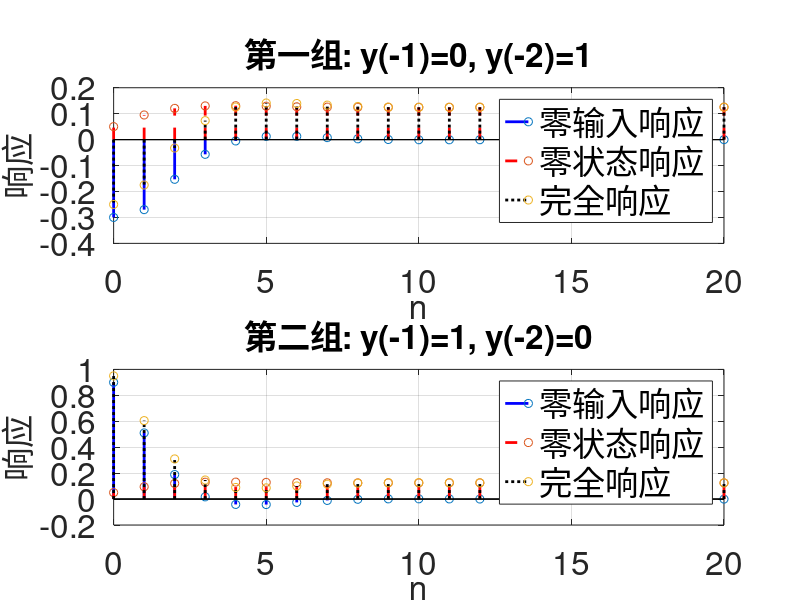

MATLAB code for this plot:
clear;
close all;
clc;


% ex07_03.m  |  例7.3 · 零输入／零状态／完全响应  |  AI 生成，已校验，R2023b
% 离散系统零输入、零状态与完全响应的计算和对比
clear; close all;

% 系统系数
b = 0.05;                % 分子系数
a = [1, -0.9, 0.3];      % 分母系数 a(1)=1

% 时间索引 n = 0,1,...,20
n = 0:20;
N = length(n);
x = ones(1, N);          % 单位阶跃激励

% ---------- 第一组初始条件 y(-1)=0, y(-2)=1 ----------
Y1 = [0, 1];                     % 初始输出条件 [y(-1), y(-2)]
zi1 = filtic(b, a, Y1);          % 由初始条件得到的等效初始状态

y_zi1 = filter(b, a, zeros(1,N), zi1);   % 零输入响应
y_zs1 = filter(b, a, x);                 % 零状态响应（初始状态为0）
y_full1 = filter(b, a, x, zi1);          % 完全响应

% 验证线性叠加性质
err1 = max(abs(y_zi1 + y_zs1 - y_full1));
disp(['第一组零输入+零状态与完全响应之差的最大值：', num2str(err1)]);

% ---------- 第二组初始条件 y(-1)=1, y(-2)=0 ----------
Y2 = [1, 0];
zi2 = filtic(b, a, Y2);

y_zi2 = filter(b, a, zeros(1,N), zi2);
y_zs2 = filter(b, a, x);                 % 零状态响应（与第一组相同）
y_full2 = filter(b, a, x, zi2);

err2 = max(abs(y_zi2 + y_zs2 - y_full2));
disp(['第二组零输入+零状态与完全响应之差的最大值：', num2str(err2)]);

% ----------------- 绘图对比 -----------------
figure('Position', [100, 100, 900, 700]);   % 两个子图，适当加高

% 第一组
subplot(2,1,1);
stem(n, y_zi1, 'Color', 'b', 'LineWidth', 2, 'LineStyle', '-'); hold on;
stem(n, y_zs1, 'Color', 'r', 'LineWidth', 2, 'LineStyle', '--');
stem(n, y_full1, 'Color', 'k', 'LineWidth', 2, 'LineStyle', ':');
hold off;
grid on;
set(gca, 'FontSize', 24);
xlabel('n', 'FontSize', 24);
ylabel('响应', 'FontSize', 24);
title('第一组: y(-1)=0, y(-2)=1', 'FontSize', 24);
legend('零输入响应', '零状态响应', '完全响应', 'FontSize', 24, 'Location', 'best');

% 第二组
subplot(2,1,2);
stem(n, y_zi2, 'Color', 'b', 'LineWidth', 2, 'LineStyle', '-'); hold on;
stem(n, y_zs2, 'Color', 'r', 'LineWidth', 2, 'LineStyle', '--');
stem(n, y_full2, 'Color', 'k', 'LineWidth', 2, 'LineStyle', ':');
hold off;
grid on;
set(gca, 'FontSize', 24);
xlabel('n', 'FontSize', 24);
ylabel('响应', 'FontSize', 24);
title('第二组: y(-1)=1, y(-2)=0', 'FontSize', 24);
legend('零输入响应', '零状态响应', '完全响应', 'FontSize', 24, 'Location', 'best');
